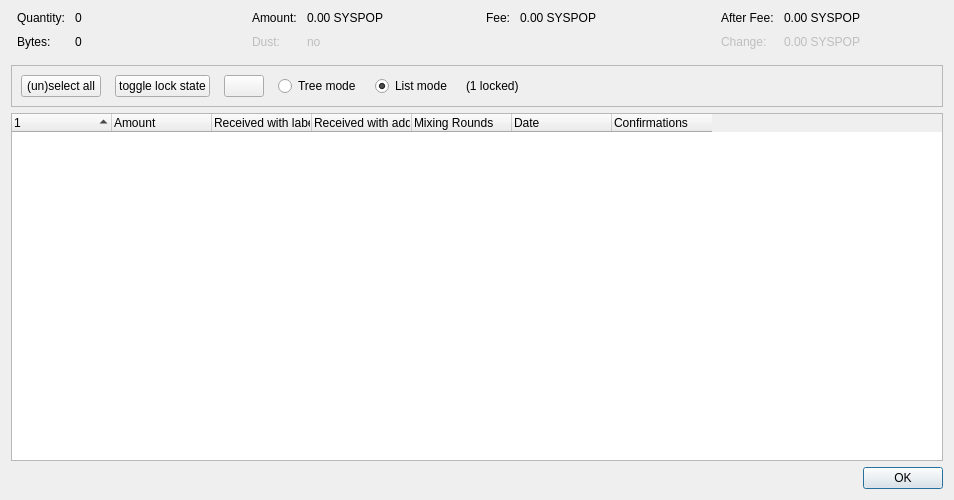
<?xml version="1.0" encoding="UTF-8"?>
<ui version="4.0">
 <class>CoinControlDialog</class>
 <widget class="QDialog" name="CoinControlDialog">
  <property name="geometry">
   <rect>
    <x>0</x>
    <y>0</y>
    <width>954</width>
    <height>500</height>
   </rect>
  </property>
  <property name="windowTitle">
   <string>Coin Selection</string>
  </property>
  <layout class="QVBoxLayout" name="verticalLayout">
   <item>
    <layout class="QHBoxLayout" name="horizontalLayoutTop" stretch="0,0,0,0">
     <property name="topMargin">
      <number>0</number>
     </property>
     <property name="bottomMargin">
      <number>10</number>
     </property>
     <item>
      <layout class="QFormLayout" name="formLayoutCoinControl1">
       <property name="horizontalSpacing">
        <number>10</number>
       </property>
       <property name="verticalSpacing">
        <number>10</number>
       </property>
       <property name="leftMargin">
        <number>6</number>
       </property>
       <property name="rightMargin">
        <number>6</number>
       </property>
       <item row="0" column="0">
        <widget class="QLabel" name="labelCoinControlQuantityText">
         <property name="text">
          <string>Quantity:</string>
         </property>
        </widget>
       </item>
       <item row="0" column="1">
        <widget class="QLabel" name="labelCoinControlQuantity">
         <property name="cursor">
          <cursorShape>IBeamCursor</cursorShape>
         </property>
         <property name="contextMenuPolicy">
          <enum>Qt::ActionsContextMenu</enum>
         </property>
         <property name="text">
          <string notr="true">0</string>
         </property>
         <property name="textInteractionFlags">
          <set>Qt::LinksAccessibleByMouse|Qt::TextSelectableByKeyboard|Qt::TextSelectableByMouse</set>
         </property>
        </widget>
       </item>
       <item row="1" column="0">
        <widget class="QLabel" name="labelCoinControlBytesText">
         <property name="text">
          <string>Bytes:</string>
         </property>
        </widget>
       </item>
       <item row="1" column="1">
        <widget class="QLabel" name="labelCoinControlBytes">
         <property name="cursor">
          <cursorShape>IBeamCursor</cursorShape>
         </property>
         <property name="contextMenuPolicy">
          <enum>Qt::ActionsContextMenu</enum>
         </property>
         <property name="text">
          <string notr="true">0</string>
         </property>
         <property name="textInteractionFlags">
          <set>Qt::LinksAccessibleByMouse|Qt::TextSelectableByKeyboard|Qt::TextSelectableByMouse</set>
         </property>
        </widget>
       </item>
      </layout>
     </item>
     <item>
      <layout class="QFormLayout" name="formLayoutCoinControl2">
       <property name="horizontalSpacing">
        <number>10</number>
       </property>
       <property name="verticalSpacing">
        <number>10</number>
       </property>
       <property name="leftMargin">
        <number>6</number>
       </property>
       <property name="rightMargin">
        <number>6</number>
       </property>
       <item row="0" column="0">
        <widget class="QLabel" name="labelCoinControlAmountText">
         <property name="text">
          <string>Amount:</string>
         </property>
        </widget>
       </item>
       <item row="0" column="1">
        <widget class="QLabel" name="labelCoinControlAmount">
         <property name="cursor">
          <cursorShape>IBeamCursor</cursorShape>
         </property>
         <property name="contextMenuPolicy">
          <enum>Qt::ActionsContextMenu</enum>
         </property>
         <property name="text">
          <string notr="true">0.00 SYSPOP</string>
         </property>
         <property name="textInteractionFlags">
          <set>Qt::LinksAccessibleByMouse|Qt::TextSelectableByKeyboard|Qt::TextSelectableByMouse</set>
         </property>
        </widget>
       </item>
       <item row="1" column="0">
        <widget class="QLabel" name="labelCoinControlLowOutputText">
         <property name="enabled">
          <bool>false</bool>
         </property>
         <property name="text">
          <string>Dust:</string>
         </property>
        </widget>
       </item>
       <item row="1" column="1">
        <widget class="QLabel" name="labelCoinControlLowOutput">
         <property name="enabled">
          <bool>false</bool>
         </property>
         <property name="cursor">
          <cursorShape>IBeamCursor</cursorShape>
         </property>
         <property name="contextMenuPolicy">
          <enum>Qt::ActionsContextMenu</enum>
         </property>
         <property name="text">
          <string notr="true">no</string>
         </property>
         <property name="textInteractionFlags">
          <set>Qt::LinksAccessibleByMouse|Qt::TextSelectableByKeyboard|Qt::TextSelectableByMouse</set>
         </property>
        </widget>
       </item>
      </layout>
     </item>
     <item>
      <layout class="QFormLayout" name="formLayoutCoinControl3">
       <property name="horizontalSpacing">
        <number>10</number>
       </property>
       <property name="verticalSpacing">
        <number>10</number>
       </property>
       <property name="leftMargin">
        <number>6</number>
       </property>
       <property name="rightMargin">
        <number>6</number>
       </property>
       <item row="0" column="0">
        <widget class="QLabel" name="labelCoinControlFeeText">
         <property name="text">
          <string>Fee:</string>
         </property>
        </widget>
       </item>
       <item row="0" column="1">
        <widget class="QLabel" name="labelCoinControlFee">
         <property name="cursor">
          <cursorShape>IBeamCursor</cursorShape>
         </property>
         <property name="contextMenuPolicy">
          <enum>Qt::ActionsContextMenu</enum>
         </property>
         <property name="text">
          <string notr="true">0.00 SYSPOP</string>
         </property>
         <property name="textInteractionFlags">
          <set>Qt::LinksAccessibleByMouse|Qt::TextSelectableByKeyboard|Qt::TextSelectableByMouse</set>
         </property>
        </widget>
       </item>
      </layout>
     </item>
     <item>
      <layout class="QFormLayout" name="formLayoutCoinControl4">
       <property name="horizontalSpacing">
        <number>10</number>
       </property>
       <property name="verticalSpacing">
        <number>10</number>
       </property>
       <property name="leftMargin">
        <number>6</number>
       </property>
       <property name="rightMargin">
        <number>6</number>
       </property>
       <item row="0" column="0">
        <widget class="QLabel" name="labelCoinControlAfterFeeText">
         <property name="text">
          <string>After Fee:</string>
         </property>
        </widget>
       </item>
       <item row="0" column="1">
        <widget class="QLabel" name="labelCoinControlAfterFee">
         <property name="cursor">
          <cursorShape>IBeamCursor</cursorShape>
         </property>
         <property name="contextMenuPolicy">
          <enum>Qt::ActionsContextMenu</enum>
         </property>
         <property name="text">
          <string notr="true">0.00 SYSPOP</string>
         </property>
         <property name="textInteractionFlags">
          <set>Qt::LinksAccessibleByMouse|Qt::TextSelectableByKeyboard|Qt::TextSelectableByMouse</set>
         </property>
        </widget>
       </item>
       <item row="1" column="0">
        <widget class="QLabel" name="labelCoinControlChangeText">
         <property name="enabled">
          <bool>false</bool>
         </property>
         <property name="text">
          <string>Change:</string>
         </property>
        </widget>
       </item>
       <item row="1" column="1">
        <widget class="QLabel" name="labelCoinControlChange">
         <property name="enabled">
          <bool>false</bool>
         </property>
         <property name="cursor">
          <cursorShape>IBeamCursor</cursorShape>
         </property>
         <property name="contextMenuPolicy">
          <enum>Qt::ActionsContextMenu</enum>
         </property>
         <property name="text">
          <string notr="true">0.00 SYSPOP</string>
         </property>
         <property name="textInteractionFlags">
          <set>Qt::LinksAccessibleByMouse|Qt::TextSelectableByKeyboard|Qt::TextSelectableByMouse</set>
         </property>
        </widget>
       </item>
      </layout>
     </item>
    </layout>
   </item>
   <item>
    <widget class="QFrame" name="frame">
     <property name="minimumSize">
      <size>
       <width>0</width>
       <height>40</height>
      </size>
     </property>
     <property name="frameShape">
      <enum>QFrame::StyledPanel</enum>
     </property>
     <property name="frameShadow">
      <enum>QFrame::Sunken</enum>
     </property>
     <layout class="QHBoxLayout" name="horizontalLayout">
      <item>
       <layout class="QHBoxLayout" name="horizontalLayoutPanel" stretch="0,0,0,0,0,0,0">
        <property name="spacing">
         <number>14</number>
        </property>
        <item>
         <widget class="QPushButton" name="pushButtonSelectAll">
          <property name="sizePolicy">
           <sizepolicy hsizetype="Maximum" vsizetype="Fixed">
            <horstretch>0</horstretch>
            <verstretch>0</verstretch>
           </sizepolicy>
          </property>
          <property name="text">
           <string>(un)select all</string>
          </property>
          <property name="autoDefault">
           <bool>false</bool>
          </property>
         </widget>
        </item>
        <item>
         <widget class="QPushButton" name="pushButtonToggleLock">
          <property name="sizePolicy">
           <sizepolicy hsizetype="Maximum" vsizetype="Fixed">
            <horstretch>0</horstretch>
            <verstretch>0</verstretch>
           </sizepolicy>
          </property>
          <property name="text">
           <string>toggle lock state</string>
          </property>
          <property name="autoDefault">
           <bool>false</bool>
          </property>
         </widget>
        </item>
        <item>
         <widget class="QPushButton" name="hideButton">
          <property name="sizePolicy">
           <sizepolicy hsizetype="Maximum" vsizetype="Fixed">
            <horstretch>0</horstretch>
            <verstretch>0</verstretch>
           </sizepolicy>
          </property>
          <property name="text">
           <string/>
          </property>
          <property name="autoDefault">
           <bool>false</bool>
          </property>
         </widget>
        </item>
        <item>
         <widget class="QRadioButton" name="radioTreeMode">
          <property name="sizePolicy">
           <sizepolicy hsizetype="Maximum" vsizetype="Fixed">
            <horstretch>0</horstretch>
            <verstretch>0</verstretch>
           </sizepolicy>
          </property>
          <property name="text">
           <string>Tree mode</string>
          </property>
         </widget>
        </item>
        <item>
         <widget class="QRadioButton" name="radioListMode">
          <property name="sizePolicy">
           <sizepolicy hsizetype="Maximum" vsizetype="Fixed">
            <horstretch>0</horstretch>
            <verstretch>0</verstretch>
           </sizepolicy>
          </property>
          <property name="text">
           <string>List mode</string>
          </property>
          <property name="checked">
           <bool>true</bool>
          </property>
         </widget>
        </item>
        <item>
         <widget class="QLabel" name="labelLocked">
          <property name="text">
           <string>(1 locked)</string>
          </property>
         </widget>
        </item>
        <item>
         <spacer name="horizontalSpacer">
          <property name="orientation">
           <enum>Qt::Horizontal</enum>
          </property>
          <property name="sizeHint" stdset="0">
           <size>
            <width>40</width>
            <height>20</height>
           </size>
          </property>
         </spacer>
        </item>
       </layout>
      </item>
     </layout>
    </widget>
   </item>
   <item>
    <widget class="CoinControlTreeWidget" name="treeWidget">
     <property name="contextMenuPolicy">
      <enum>Qt::CustomContextMenu</enum>
     </property>
     <property name="sortingEnabled">
      <bool>false</bool>
     </property>
     <property name="columnCount">
      <number>7</number>
     </property>
     <attribute name="headerShowSortIndicator" stdset="0">
      <bool>true</bool>
     </attribute>
     <attribute name="headerStretchLastSection">
      <bool>false</bool>
     </attribute>
     <column>
      <property name="text">
       <string/>
      </property>
     </column>
     <column>
      <property name="text">
       <string>Amount</string>
      </property>
     </column>
     <column>
      <property name="text">
       <string>Received with label</string>
      </property>
     </column>
     <column>
      <property name="text">
       <string>Received with address</string>
      </property>
     </column>
     <column>
      <property name="text">
       <string>Mixing Rounds</string>
      </property>
     </column>
     <column>
      <property name="text">
       <string>Date</string>
      </property>
     </column>
     <column>
      <property name="text">
       <string>Confirmations</string>
      </property>
      <property name="toolTip">
       <string>Confirmed</string>
      </property>
     </column>
    </widget>
   </item>
   <item>
    <widget class="QDialogButtonBox" name="buttonBox">
     <property name="orientation">
      <enum>Qt::Horizontal</enum>
     </property>
     <property name="standardButtons">
      <set>QDialogButtonBox::Ok</set>
     </property>
    </widget>
   </item>
  </layout>
 </widget>
 <customwidgets>
  <customwidget>
   <class>CoinControlTreeWidget</class>
   <extends>QTreeWidget</extends>
   <header>qt/coincontroltreewidget.h</header>
  </customwidget>
 </customwidgets>
 <resources/>
 <connections/>
</ui>
